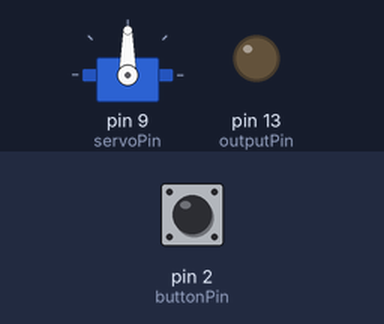
A sketch run on a simulated Arduino Uno, built with avr-gcc and run on an emulated ATmega328P. Parts: servo, output pins drawn as LEDs (lit = HIGH). Dashed ring = blinking. Inputs (shaded band) come from the test bench; at power-on: pin 2 (buttonPin) HIGH.

Above: at 1.2 s.
1.3 s: pin 2 (buttonPin) pulled LOW for 3.2 s
At 1.8 s:
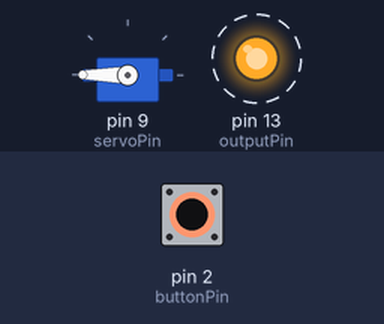
6.0 s: pin 2 (buttonPin) pulled LOW for 0.15 s
At 6.6 s:
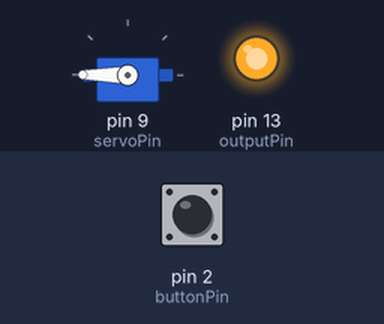
7.6 s: pin 2 (buttonPin) pulled LOW for 1 s
At 9.0 s:
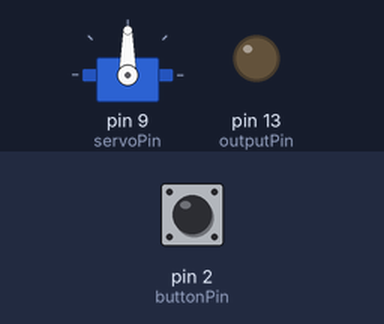
Timing chart, 0 to 10.6 s (numbered marks = the images above; inputs shaded):
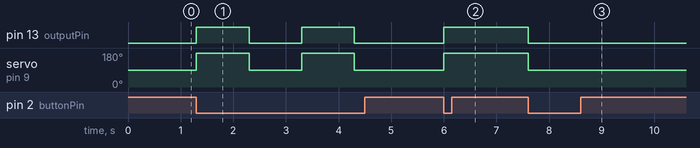

Measured:
- after the input at 1.3 s, pin 13 (outputPin): alternates HIGH for 1.0 s and LOW for 1.0 s, starting at once; servo on pin 9 (servoPin): alternates 180° for 1.0 s and 90° for 1.0 s, starting at once
- after the input at 6.0 s, pin 13 (outputPin): LOW → HIGH at once; servo on pin 9 (servoPin): 90° → 180° at once
- after the input at 7.6 s, pin 13 (outputPin): HIGH → LOW at once; servo on pin 9 (servoPin): 180° → 90° at once

The sketch:

Fingerboard.ino
```cpp
/*
*/
#include <Servo.h>  // servo library

// current state: 0 = down, 1 = up
int currentState;
const int servoPin = 9;
const int buttonPin = 2;
const int outputPin = 13;
Servo boardServo;

void setup()
{
    // set input on button
    pinMode(buttonPin, INPUT);

    // set output to ??
    // Current goes to led.
    pinMode(outputPin, OUTPUT);

    // Where's my servo at?
    boardServo.attach(servoPin);
}

void loop()
{
    int buttonState;

    buttonState = digitalRead(buttonPin);

    if(buttonState == LOW)
    {
        // off
        if(currentState == 1)
        {
            boardServo.attach(servoPin);
            digitalWrite(outputPin, LOW);
            boardServo.write(90);
            delay(1000);
            currentState = 0;
            boardServo.detach();
        }
        else
        {
            boardServo.attach(servoPin);
            digitalWrite(outputPin, HIGH);
            boardServo.write(180);
            delay(1000);
            boardServo.detach();
            currentState = 1;
        }
    }
}
```
